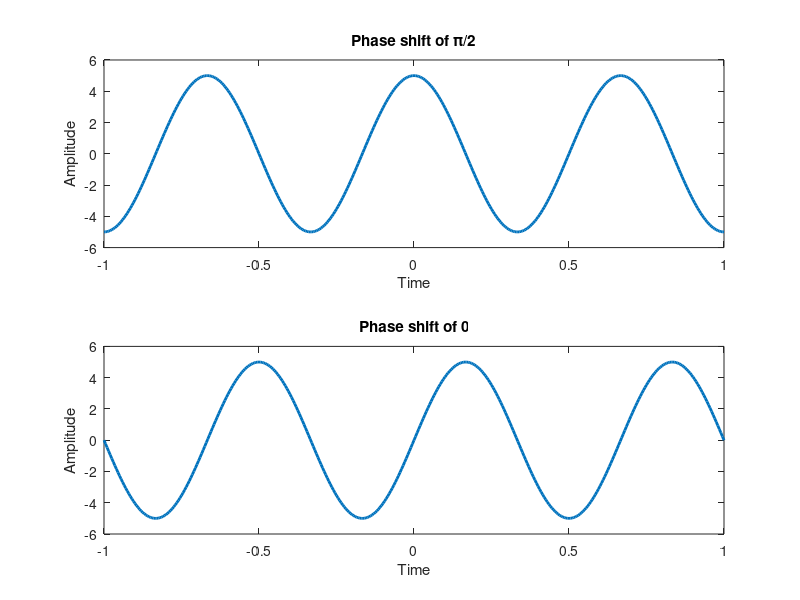

Reproduce this figure in MATLAB.
t = -1:0.005:1;
f = 3;
amp = 5;
x = amp*sin(f*t*pi + pi/2);
y = amp*sin(f*t*pi + 0);
subplot(2,1,1);
plot(t, x, 'linewidth', 2);
xlabel('Time');
ylabel('Amplitude');
title('Phase shift of \pi/2');
subplot(2,1,2);
plot(t, y, 'linewidth', 2);
xlabel('Time');
ylabel('Amplitude');
title('Phase shift of 0');
